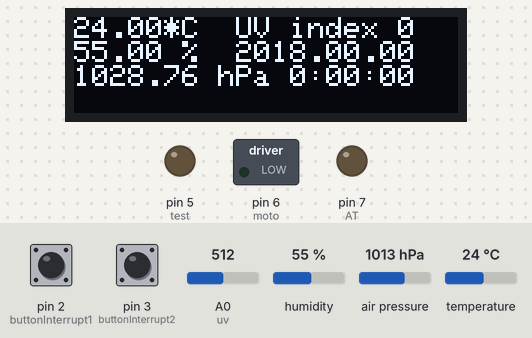
This sketch was run on a simulated Arduino Uno, built with avr-gcc and run on an emulated ATmega328P. Parts: 128×32 one-colour display, switched loads named in the sketch (green lamp = pin HIGH), output pins drawn as LEDs (lit = HIGH). Wiring (inferred from the names in the program): DS3231 clock at I2C address 0x68. Inputs (shaded band) come from the test bench; at power-on: pin 3 (buttonInterrupt2) HIGH, pin 2 (buttonInterrupt1) HIGH, A0 (uv) = 512, humidity 55 %, air pressure 1013 hPa, temperature 24 °C. The local clock reads 2024-03-15 10:24:30 at power-on unless the sketch sets it; storage starts empty; what the sketch prints to the serial monitor is not drawn.

Above: at 4.3 s.
4.4 s: pin 3 (buttonInterrupt2) pulled LOW for 0.15 s
At 6.1 s:
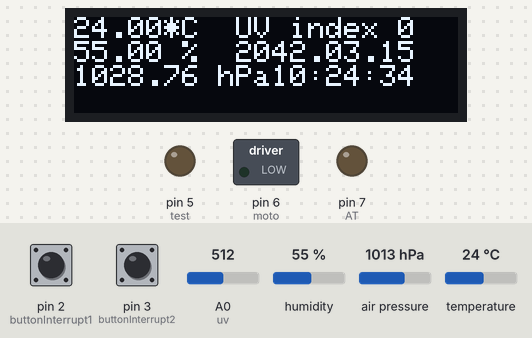
6.4 s: pin 2 (buttonInterrupt1) pulled LOW for 0.15 s
At 8.8 s:
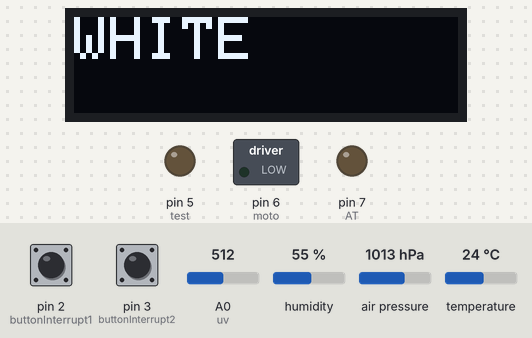
9.4 s: pin 2 (buttonInterrupt1) driven LOW and pin 3 (buttonInterrupt2) driven LOW
At 11.3 s:
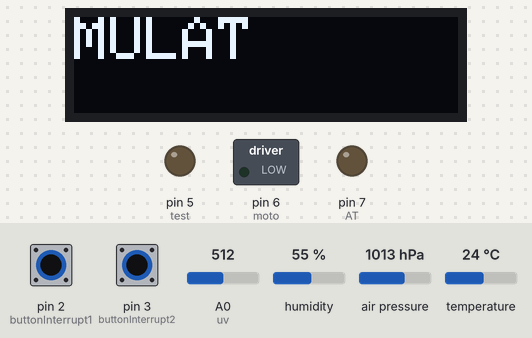
11.9 s: pin 3 (buttonInterrupt2) pulsed HIGH 2 times (0.12 s each, 0.3 s apart)
At 14.0 s:
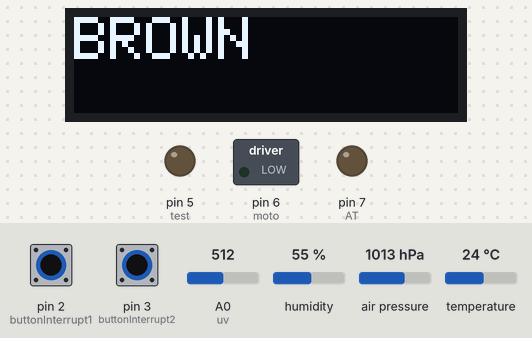
Timing chart, 0 to 15.5 s (numbered marks = the images above; inputs shaded):
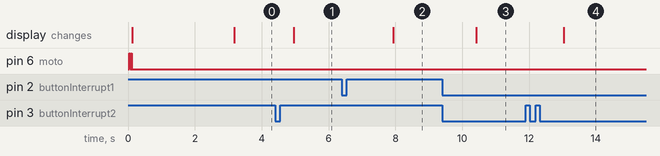

Measured:
- after the input at 4.4 s, the display: changes after 0.56 s (image 1)
- after the input at 6.4 s, the display: changes after 1.5 s (image 2)
- after the input at 9.4 s, the display: changes after 1.0 s (image 3)
- after the input at 11.9 s, the display: changes after 1.1 s (image 4)

The sketch:

sketch.ino
```cpp
#include "SSD1306Ascii.h"
#include "SSD1306AsciiAvrI2c.h"
#include <Wire.h>
#include <SPI.h>
#include <SD.h>
#include <SoftwareSerial.h>
#include <Adafruit_GFX.h>
//#include <Adafruit_SSD1306.h>
#include <Adafruit_Sensor.h>
#include <Adafruit_BME280.h>
#include "LowPower.h"
#define I2C_ADDRESS 0x3C
#define rtc 0x68
#define uv A0
#define buttonInterrupt1 2
#define buttonInterrupt2 3
#define AltitudeDef 130
#define moto 6
#define AT 7 //Stan wysoki włącza komendy AT
#define test 5
#define rxPin 8
#define txPin 9
#define SDCard 10

SSD1306AsciiAvrI2c oled;
Adafruit_BME280 bme;
SoftwareSerial mySerial(rxPin, txPin);
File myFile;

static uint8_t convertValueIN(uint8_t value);
static uint8_t convertValueOUT(uint8_t value);

typedef struct timeParameters
{
  uint8_t ss ;
  uint8_t mm ;
  uint8_t hh ;
  uint8_t dy ;
  uint8_t d ;
  uint8_t m ;
  uint8_t y ;
};

timeParameters foo;

void readTime(timeParameters *timeVals)
{
  Wire.beginTransmission(rtc);
  Wire.write(0x00);
  Wire.endTransmission();

  Wire.requestFrom(rtc, (byte) sizeof(timeParameters));

  timeVals->ss = convertValueIN(Wire.read());
  timeVals->mm = convertValueIN(Wire.read());
  timeVals->hh = convertValueIN(Wire.read());
  Wire.read();
  timeVals->d = convertValueIN(Wire.read());
  timeVals->m = convertValueIN(Wire.read());
  timeVals->y = convertValueIN(Wire.read());
  sleep(15);
}

/*void setTime(timeParameters *timeVals)
  {

   //  From the datasheet
   //  0 - seconds
   //  1 - minutes
   //  2 - hours
   //  3 - day
   //  4 - date
   //  5 - month
   //  6 - year

  Wire.beginTransmission(rtc) ;
  Wire.write(0x00) ;

  Wire.write(convertValueOUT(timeVals->ss)) ;
  Wire.write(convertValueOUT(timeVals->mm)) ;
  Wire.write(convertValueOUT(timeVals->hh)) ;
  Wire.write(0) ;
  Wire.write(convertValueOUT(timeVals->d)) ;
  Wire.write(convertValueOUT(timeVals->m)) ;
  Wire.write(convertValueOUT(timeVals->y)) ;
  Wire.endTransmission() ;
  sleep(15) ;

  }*/

static uint8_t convertValueIN(uint8_t value)
{
  uint8_t convertedVal = value - 6 * (value >> 4);
  return convertedVal ;
}

static uint8_t convertValueOUT(uint8_t value)
{
  uint8_t convertedVal = value + 6 * (value / 10);
  return convertedVal ;
}

byte timeOutV, off, file , screen;
byte buttonOneV, buttonTwoV, save, skin = 0;
float pressure;
String fileName;
char str[11] = {0};
unsigned long counter = 0;
float averageUVIndex = 0;
//float uvi[60];

void buttonOne()
{
  buttonOneV = 1;
  sleep(500);
}

void buttonTwo()
{
  buttonTwoV = 1;
  sleep(500);
}

void setup() {
  pinMode(buttonInterrupt1, INPUT_PULLUP);
  pinMode(buttonInterrupt2, INPUT_PULLUP);
  pinMode(moto, OUTPUT);
  pinMode(uv, INPUT);
  pinMode(test, OUTPUT);
  pinMode(AT, OUTPUT);
  if (!SD.begin(SDCard))
    Serial.println("QRWA");
  oled.begin(&Adafruit128x32, I2C_ADDRESS);
  oled.setFont(Adafruit5x7);
  Serial.begin(38400);
  mySerial.begin(38400);
  bme.begin(0x76); //inicjuje czujnik BME280
  Wire.begin();
  Wire.beginTransmission(rtc); // address DS3231
  Wire.write(0x0E); // select register
  Wire.write(0b00011100); // write register bitmap, bit 7 is /EOSC
  Wire.endTransmission();
  attachInterrupt(digitalPinToInterrupt(buttonInterrupt1), buttonOne, FALLING);
  attachInterrupt(digitalPinToInterrupt(buttonInterrupt2), buttonTwo, FALLING);
  motor(30);
  sleep(30);
  motor(15);
  ui(0);
  sleep(1000);
  ui(1);
  timeOut(12);
}

void loop() {
  readTime(&foo);
  /*if (foo.ss != save2)
    {
    uvi [foo.ss] = uvRead();
    save2 = foo.ss;
    uviavr = 0;
    int m = 0;
    for (int i = 0; i < 60 ; i++)
    {
      if (uvi[i] > 0)
        m++;
      uviavr += uvi[i];
    }
    if (m == 0)
      uviavr /= 1;
    else
      uviavr /= m;
    if (uvRead() - uviavr > 1 && odliczanie == 60)
    {
      odliczanie = foo.ss;
      uvZapis = uvRead();
    }
    if (odliczanie == foo.ss && uvRead() == uvZapis)
      ui(31);
    else
    {
      uvZapis = 255;
      odliczanie = 60;
    }
    }*/
  while (Serial.available())
  {
    dataTransfer(Serial.readString());
    mySerial.print(Serial.readString());
  }
  while (mySerial.available())
  {
    dataTransfer(mySerial.readString());
    Serial.print(mySerial.readString());
  }
  if (foo.mm != save)
  {
    makeName();
    myFile = SD.open(fileName.c_str(), FILE_WRITE);
    myFile.print("r");
    if (foo.hh < 10)
      myFile.print("0");
    myFile.print(foo.hh);
    myFile.print("x");
    if (foo.mm < 10)
      myFile.print("0");
    myFile.print(foo.mm);
    myFile.print("t");
    if (bme.readTemperature() < 10)
      myFile.print("0");
    myFile.print(bme.readTemperature());
    myFile.print("h");
    if (bme.readHumidity() < 10)
      myFile.print("0");
    myFile.print(bme.readHumidity());
    myFile.print("p");
    if (pressure < 1000)
      myFile.print("0");
    myFile.print(pressure);
    myFile.print("a");
    if (averageUVIndex < 10);
    myFile.print("0");
    myFile.print(averageUVIndex);
    myFile.print("i");
    if (uvRead() < 10);
    myFile.print(0);
    myFile.print(uvRead());
    myFile.print("y");
    myFile.close();
    Serial.print("Zapisane");
    save = foo.mm;
  }
  if (buttonOneV == 1 && screen == 1)
  {
    oled.set2X();
    sleep(1000);
    buttonTwoV = 0;
    buttonOneV = 0;
    byte x = 11;
    ui(11);
    for (int i = 0; i < 1; i--)
    {
      sleep(250);
      if (buttonOneV == 1)
      {
        if (buttonTwoV == 1)
        {
          switch (x)
          {
            case 11:
              x = 12;
              ui(x);
              buttonTwoV = 0;
              break;
            case 12:
              x = 13;
              ui(x);
              buttonTwoV = 0;
              break;
            case 13:
              x = 14;
              ui(x);
              buttonTwoV = 0;
              break;
            case 14:
              x = 11;
              ui(x);
              buttonTwoV = 0;
              break;
          }
        }
      }
    }
    sleep(500);
    buttonOneV = 0;
    buttonTwoV = 0;
    oled.set1X();
  }
  else if (buttonTwoV == 1)
  {
    /*timeParameters example_vals = {
      00,
      50,
      13,
      1,
      25,
      1,
      1,
      } ;
      setTime(&example_vals) ; // Sets the time*/
    buttonOneV = 0;
    buttonTwoV = 0;
    screen = 1;
    ui(1);
    timeOut(12);
  }
  else if (timeOutV == foo.ss)
  {
    oled.clear();
    screen = 0;
  }
  sleep(250);
}

void makeName ()
{
  fileName = String(foo.y + 18);
  if (foo.m < 10)
    fileName += "0";
  fileName += String(foo.m);
  if (foo.d < 10)
    fileName += "0";
  fileName += String(foo.d);
  fileName += ".txt";
  fileName.toCharArray(str, 11);
}
/*
  boolean IOData(String n)
  {
  if (n.length() == 13 || n.length() == 14)
  {

    dataTransfer();
  }
  else if (n.length() == 5 || n.length() == 3)
    dataTransfer();
  else
    sendData();
  //Serial.println(n.length());
  myFile.close();
  }
*/

void dataTransfer(String n)
{
  n.toCharArray(str, 11);
  Serial.println(n.length());
  Serial.println(n);
  myFile = SD.open(str);
  char czas [1] {0};
  while (myFile.available())
  {
    czas [0] = myFile.read();
    Serial.print(czas [0]);
    mySerial.print(czas [0]);
    if (czas [0] == 'y')
    {
      Serial.print("\n");
      mySerial.print("\n");
    }
  }
  //mySerial.print(czas [0]);
  /*
    while (myFile.available())
    {
    czas [0] = myFile.read();
    if (czas[0] == 'z')
    {
      Serial.print("\n");
      mySerial.print("\n");
    }
    else
    {
      Serial.print(czas [0]);
      mySerial.print(czas [0]);
    }
    }*/
}

void sendData ()
{
  mySerial.println(foo.ss);
  mySerial.println(foo.mm);
  mySerial.println(foo.hh);
  mySerial.println(foo.d);
  mySerial.println(foo.m);
  mySerial.println(foo.y);
  mySerial.println(bme.readTemperature());
  mySerial.println(bme.readHumidity());
  mySerial.println(bme.seaLevelForAltitude(AltitudeDef, bme.readPressure()) / 100.0F);
}

boolean uvRead ()
{
  if (analogRead(uv) <= 27)
    return 0;
  else if (analogRead(uv) <= 55)
    return 1;
  else if (analogRead(uv) <= 84)
    return 2;
  else if (analogRead(uv) <= 112)
    return 3;
  else if (analogRead(uv) <= 141)
    return 4;
  else if (analogRead(uv) <= 169)
    return 5;
  else if (analogRead(uv) <= 197)
    return 6;
  else if (analogRead(uv) <= 225)
    return 7;
  else if (analogRead(uv) <= 253)
    return 8;
  else if (analogRead(uv) <= 282)
    return 9;
  else if (analogRead(uv) <= 311)
    return 10;
}

boolean motor(int i)
{
  digitalWrite(moto, HIGH);
  sleep(i);
  digitalWrite(moto, LOW);
}

boolean timeOut(byte i)
{
  timeOutV = foo.ss + i;
  if (timeOutV >= 60 - i)
    timeOutV = abs(timeOutV - 60);
}

boolean sleep(int i)
{
  switch (i)
  {
    case 250:
      LowPower.idle(SLEEP_250MS, ADC_OFF, TIMER2_OFF, TIMER1_OFF, TIMER0_OFF, SPI_OFF, USART0_ON, TWI_OFF);
      break;
    case 15:
      LowPower.idle(SLEEP_15MS, ADC_OFF, TIMER2_OFF, TIMER1_OFF, TIMER0_OFF, SPI_OFF, USART0_ON, TWI_OFF);
      break;
    case 30:
      LowPower.idle(SLEEP_30MS, ADC_OFF, TIMER2_OFF, TIMER1_OFF, TIMER0_OFF, SPI_OFF, USART0_ON, TWI_OFF);
      break;
    //case 120:
    //  LowPower.idle(SLEEP_120MS, ADC_OFF, TIMER2_OFF, TIMER1_OFF, TIMER0_OFF, SPI_OFF, USART0_ON, TWI_OFF);
    //  break;
    case 500:
      LowPower.idle(SLEEP_500MS, ADC_OFF, TIMER2_OFF, TIMER1_OFF, TIMER0_OFF, SPI_OFF, USART0_ON, TWI_OFF);
      break;
    case 1000:
      LowPower.idle(SLEEP_1S, ADC_OFF, TIMER2_OFF, TIMER1_OFF, TIMER0_OFF, SPI_OFF, USART0_ON, TWI_OFF);
      break;
    case 4000:
      LowPower.idle(SLEEP_4S, ADC_OFF, TIMER2_OFF, TIMER1_OFF, TIMER0_OFF, SPI_OFF, USART0_ON, TWI_OFF);
      break;
  }
}

boolean ui(byte mode)
{
  switch (mode)
  {
    case 0:
      oled.clear();
      oled.set2X();
      oled.setCursor(25, 9);
      oled.print("UV band");
      sleep(1000);
      sleep(1000);
      oled.set1X();
      break;
    case 1:
      oled.clear();
      oled.print(bme.readTemperature());
      oled.print("*C");
      oled.print("  UV index ");
      oled.println(uvRead());
      oled.print(bme.readHumidity());
      oled.print(" %  ");
      oled.print(foo.y + 2018);
      oled.print(".");
      if (foo.m < 10)
        oled.print("0");
      oled.print(foo.m);
      oled.print(".");
      if (foo.d < 10)
        oled.print("0");
      oled.println(foo.d);
      oled.print(bme.seaLevelForAltitude(AltitudeDef, bme.readPressure()) / 100.0F);
      oled.print(" hPa");
      if (foo.hh < 10)
        oled.print(" ");
      oled.print(foo.hh);
      oled.print(":");
      if (foo.mm < 10)
        oled.print("0");
      oled.print(foo.mm);
      oled.print(":");
      if (foo.ss < 10)
        oled.print("0");
      oled.print(foo.ss);
      break;
    case 11:
      oled.clear();
      oled.print("WHITE");
      break;
    case 12:
      oled.clear();
      oled.print("MULAT");
      break;
    case 13:
      oled.clear();
      oled.print("BROWN");
      break;
    case 14:
      oled.clear();
      oled.print("BLACK");
      break;
    case 31:
      oled.clear();
      oled.set1X();
      oled.println("Slonce mocniej swieci");
      oled.println("Indeks ");
      oled.println(uvRead());
      mySerial.print("uvtohi");
      motor(500);
  }
}
```
